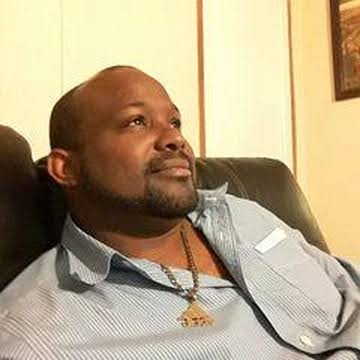
#> input picture tools/donpollos/fuentes/fotosbloque/donpollobueno.jpg, 360 x 360 px, given in place of pollo_frito.png, which was not available
$ python generar_bedrock.py
#> lines starting #> are read from the running program, lines starting #| are printed output that depends on the picture
"""Genera lo que necesita Geyser para que los jugadores de Bedrock vean y escuchen lo de Don Pollos.

Salidas (van dentro del plugin, que las instala solo en la carpeta de Geyser):
  src/main/resources/donpollos/bedrock/DonPollos-bedrock.mcpack   pack de recursos de Bedrock
      textures/item_texture.json + textures/items/*.png  iconos de los items propios
      sounds/sound_definitions.json + sounds/donpollos/  los audios de Don Pollo
  src/main/resources/donpollos/bedrock/donpollos-geyser.json       mapeo de items (Geyser custom items v2, por item_model)

Se arma a partir del pack de Java (resourcepack/java/assets/donpollos), asi que primero hay que generar ese.

Uso: python tools/generar_bedrock.py
"""
import hashlib
import io
import json
import uuid
import zipfile
from pathlib import Path

from PIL import Image

ROOT = Path(__file__).resolve().parents[2]  # tools/donpollos -> raiz de BigC-Paper
FUENTES = Path(__file__).resolve().parent / "fuentes"
JAVA = ROOT / "resourcepack" / "java" / "assets" / "donpollos"
OUT = ROOT / "src" / "main" / "resources" / "donpollos" / "bedrock"
PACK_NAME = "DonPollos-bedrock.mcpack"
MAPPINGS_NAME = "donpollos-geyser.json"

# item de Java -> [(item_model, nombre, textura del icono, componentes que el servidor siempre le pone, opciones)]
ITEMS = {
    "minecraft:cooked_chicken": [
        ("pollo_frito", "Pollo Frito", "item/pollo_frito",
         {"minecraft:food": {"nutrition": 8, "saturation": 9.6}}, {}),
    ],
    "minecraft:cookie": [
        ("salsa", "Salsa", "item/salsa",
         {"minecraft:consumable": {"consume_seconds": 1.0, "animation": "drink"},
          "minecraft:food": {"nutrition": 1, "saturation": 0.4, "can_always_eat": True}}, {}),
        ("picante", "Picante", "item/picante",
         {"minecraft:consumable": {"consume_seconds": 1.0, "animation": "drink"},
          "minecraft:food": {"nutrition": 1, "saturation": 0.4, "can_always_eat": True}}, {}),
    ],
    "minecraft:paper": [
        ("balde_pollo_frito", "Balde de Pollo Frito", "item/balde_pollo_frito", {}, {}),
        # el balde de KFC se ve con el icono del balde y se puede poner en la cabeza
        ("balde_kfc_casco", "Balde de KFC dado vuelta", "item/balde_pollo_frito",
         {"minecraft:equippable": {"slot": "head"}, "minecraft:max_stack_size": 1},
         {"allow_offhand": False}),
    ],
    # solo aparecen en item displays (meteoritos y la cara del bloque del secreto): con GeyserDisplayEntity se ven
    "minecraft:paper#displays": [
        ("meteorito_wsp", "Meteorito de WhatsApp", "@logo", {}, {}),
        ("bloque_don_pollo_bueno", "Don Pollo", "block/bloque_don_pollo_bueno", {}, {"id": "cara_don_pollo_bueno"}),
        ("bloque_don_pollo_malo", "Don Pollo Malo", "block/bloque_don_pollo_malo", {}, {"id": "cara_don_pollo_malo"}),
    ],
    "minecraft:beacon": [
        ("bloque_don_pollo_bueno", "Secreto del Don Pollo", "block/bloque_don_pollo_bueno", {}, {}),
    ],
}


def logo_icon():
    """Icono del logo de WhatsApp (el modelo del meteorito es 3D, no tiene una textura plana)."""
    import sys
    sys.path.insert(0, str(Path(__file__).resolve().parent))
    from generar_wsp import logo_mask
    size = 28
    grid = logo_mask(size)
    img = Image.new("RGBA", (32, 32), (0, 0, 0, 0))
    colors = {1: (44, 178, 76, 255), 2: (236, 236, 232, 255), 3: (236, 236, 232, 255)}
    for y in range(size):
        for x in range(size):
            if grid[y][x]:
                img.putpixel((x + 2, y + 2), colors[grid[y][x]])
    return img


def bedrock_id(model, options):
    return options.get("id", model)


def stable_uuid(name):
    return str(uuid.uuid5(uuid.NAMESPACE_URL, "donpollos/bedrock/" + name))


def icon_key(model):
    return "donpollos_" + model


def build_pack():
    files = {}
    texture_data = {}
    for definitions in ITEMS.values():
        for model, _, texture, _, options in definitions:
            key = icon_key(bedrock_id(model, options))
            if texture == "@logo":
                img = logo_icon()
            else:
                img = Image.open(JAVA / "textures" / f"{texture}.png").convert("RGBA")
            if img.width > 32:
                img = img.resize((32, 32), Image.LANCZOS)
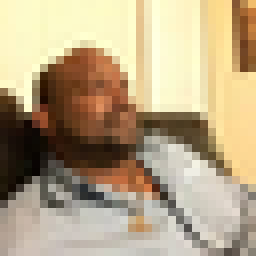
#> img: PIL image 32x32 RGBA (shown 8 times larger); mean R, G, B, A 182.2, 164.1, 132.6, 255
            buf = io.BytesIO()
            img.save(buf, "PNG")
            files[f"textures/items/{key}.png"] = buf.getvalue()
            texture_data[key] = {"textures": f"textures/items/{key}"}
#> pass 2 of the loop in build_pack, `for definitions in ITEMS.values():`:
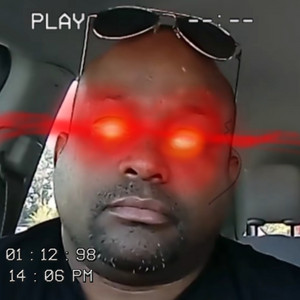
#> input picture tools/donpollos/fuentes/fotosbloque/donpollomalvado.jpg, 300 x 300 px, given in place of salsa.png, which was not available
#> in build_pack, `img = img.resize((32, 32), Image.LANCZOS)`:
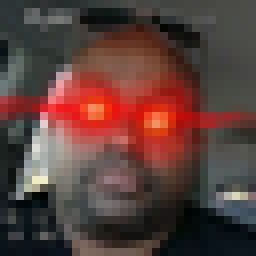
#> img: PIL image 32x32 RGBA (shown 8 times larger); mean R, G, B, A 91, 63.4, 58.8, 255
    files["textures/item_texture.json"] = json.dumps(
        {"resource_pack_name": "donpollos", "texture_name": "atlas.items", "texture_data": texture_data},
        indent=2).encode()

    # audios: con el nombre de Java ("donpollos:don_pollo_1") y sin el namespace, por las dudas
    catalog = json.loads((ROOT / "src" / "main" / "resources" / "donpollos" / "sonidos.json").read_text(encoding="utf-8"))
    definitions = {}
    for clip in catalog:
        key = clip["sound"]
        name = key.split(":", 1)[1]
        files[f"sounds/donpollos/{name}.ogg"] = (JAVA / "sounds" / f"{name}.ogg").read_bytes()
        entry = {"category": "neutral",
                 "sounds": [{"name": f"sounds/donpollos/{name}", "stream": True, "load_on_low_memory": True}]}
        definitions[key] = entry
        definitions[name] = entry
    files["sounds/sound_definitions.json"] = json.dumps(
        {"format_version": "1.14.0", "sound_definitions": definitions}, indent=2).encode()

    icon = Image.open(JAVA / "textures" / "item" / "balde_pollo_frito.png").convert("RGBA").resize((64, 64), Image.NEAREST)
    buf = io.BytesIO()
    icon.save(buf, "PNG")
    files["pack_icon.png"] = buf.getvalue()

    # la version sale del contenido: si cambia algo, Bedrock baja el pack de nuevo
    digest = hashlib.sha256(b"".join(files[k] for k in sorted(files))).digest()
    version = [1, 0, int.from_bytes(digest[:2], "big") % 10000]
    files["manifest.json"] = json.dumps({
        "format_version": 2,
        "header": {"name": "Don Pollos", "description": "Items y sonidos de Don Pollo para Bedrock (Geyser)",
                   "uuid": stable_uuid("header"), "version": version, "min_engine_version": [1, 21, 0]},
        "modules": [{"type": "resources", "uuid": stable_uuid("resources"), "version": version}],
    }, indent=2).encode()

    out = io.BytesIO()
    with zipfile.ZipFile(out, "w", zipfile.ZIP_DEFLATED) as z:
        for path in sorted(files):
            info = zipfile.ZipInfo(path, date_time=(2026, 1, 1, 0, 0, 0))
            info.compress_type = zipfile.ZIP_DEFLATED
            z.writestr(info, files[path])
    return out.getvalue(), version


def build_mappings():
    items = {}
    for group, definitions in ITEMS.items():
        java_item = group.split("#", 1)[0]
        for model, name, _, components, options in definitions:
            bedrock = bedrock_id(model, options)
            extra = {k: v for k, v in options.items() if k != "id"}
            definition = {
                "type": "definition",
                "model": f"donpollos:{model}",
                "bedrock_identifier": f"donpollos:{bedrock}",
                "display_name": name,
                "bedrock_options": {"icon": icon_key(bedrock), **extra},
            }
            if components:
                definition["components"] = components
            items.setdefault(java_item, []).append(definition)
    return json.dumps({"format_version": 2, "items": items}, indent=2, ensure_ascii=False)


def main():
    OUT.mkdir(parents=True, exist_ok=True)
    pack, version = build_pack()
    (OUT / PACK_NAME).write_bytes(pack)
    (OUT / MAPPINGS_NAME).write_text(build_mappings(), encoding="utf-8")
    print("ok", PACK_NAME, "version", ".".join(map(str, version)), f"{len(pack) // 1024} KB")
    print("ok", MAPPINGS_NAME)


if __name__ == "__main__":
#> (the run stopped early here; a loop or call above may not have finished)
